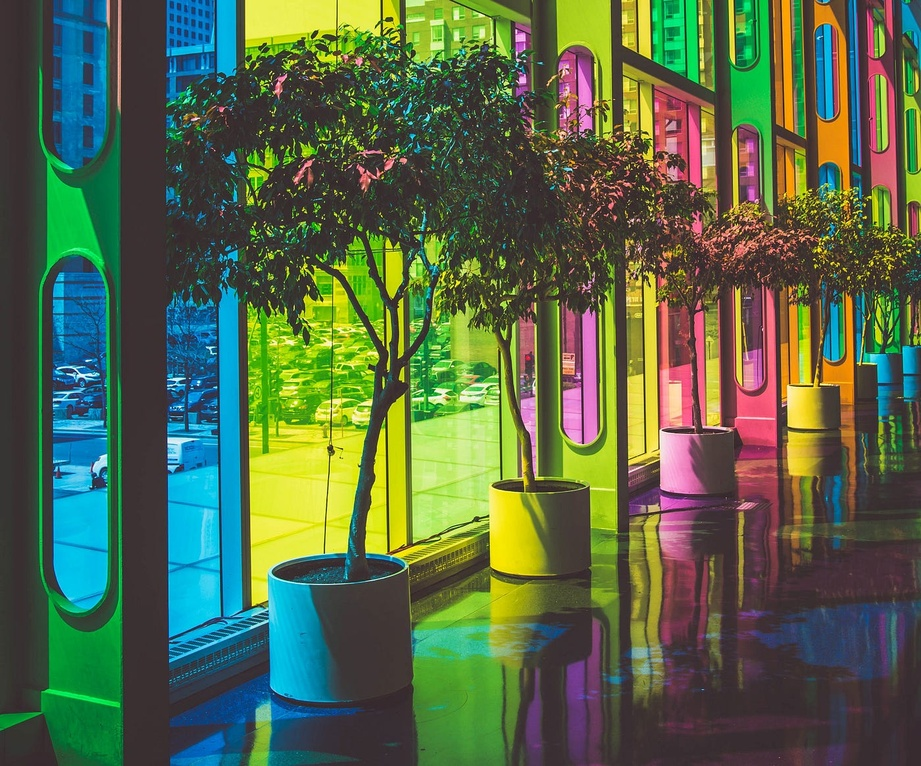
#> input picture Lab-2/img.jpg, 921 x 766 px, shrunk from 1400 x 1165 before the run
$ python main.py
#> lines starting #> are read from the running program, lines starting #| are printed output that depends on the picture; after the words box and inside, x2 and y2 are one past the last pixel; in counts of white or black regions, pixels touching at a corner belong together
import cv2
import matplotlib.pyplot as plt
import numpy as np

img1 = cv2.imread("img.jpg", cv2.IMREAD_COLOR)
#> img1 is the input picture: shape (766, 921, 3); mean B, G, R 72.3, 104.8, 85.8
img2 = cv2.imread("bkg.jpg", cv2.IMREAD_COLOR)
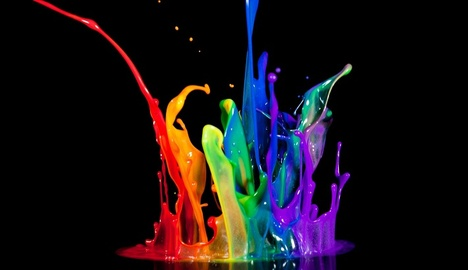
#> input picture Lab-2/bkg.jpg, 468 x 270 px, shrunk from 711 x 410 before the run
#> img2 is the input picture: shape (270, 468, 3); mean B, G, R 23.7, 18.8, 25.5

if img1 is None:
    print("Couldn't read the image ")
if img2 is None:
    print("Couldn't read the image ")

grayScale1 = ((img1[:,:,0] + img1[:,:,1] + img1[:,:,2])/3).astype("uint8")
#better to divide each, no overflow
grayScale2 = (img1[:,:,0] / 3 + img1[:,:,1] / 3 + img1[:,:,2] / 3).astype("uint8")

plt.figure("Arithmetic gray scale",figsize=(12,4))
plt.subplot(1,3,1)
plt.imshow(cv2.cvtColor(img1, cv2.COLOR_BGR2RGB))
plt.title("Original")
plt.axis("off")

plt.subplot(1,3,2)
plt.imshow(grayScale1, cmap = "gray")
plt.title("Gray = (R+G+B)/3")
plt.axis("off")

plt.subplot(1,3,3)
plt.imshow(grayScale2, cmap = "gray")
plt.title("Gray = R/3 + G/3 + B/3")
plt.axis("off")

plt.show()

#ex 2

B, G, R = img1[:,:,0], img1[:,:,1], img1[:,:,2]

gray1 = 0.3 * R + 0.59 * G + 0.11 * B
gray2 = 0.2126 * R + 0.7152 * G + 0.0722 * B
gray3 = 0.299 * R + 0.587 * G + 0.114 * B

plt.figure("Ratio gray scale", figsize=(8,8))
plt.subplot(2,2,1)
plt.imshow(cv2.cvtColor(img1, cv2.COLOR_BGR2RGB))
plt.title("Original")
plt.axis("off")

plt.subplot(2,2,2)
plt.imshow(gray1, cmap = "gray")
plt.title("0.3R + 0.59G + 0.11B")
plt.axis("off")

plt.subplot(2,2,3)
plt.imshow(gray2, cmap = "gray")
plt.title("0.2126R + 0.7152G + 0.0722B")
plt.axis("off")

plt.subplot(2,2,4)
plt.imshow(gray3, cmap = "gray")
plt.title("0.299R + 0.587G + 0.114B")
plt.axis("off")

plt.show()

#ex3 Desaturation
## Gray = (min(R,G,B) + max(R,G,B))/2

grayDesaturation = (np.minimum(B, np.minimum(G,R)) + np.maximum(B,np.maximum(G,R)))/2

plt.figure("Desaturation", figsize=(8,4))
plt.subplot(1,2,1)
plt.imshow(cv2.cvtColor(img1, cv2.COLOR_BGR2RGB))
plt.title("Original")
plt.axis("off")

plt.subplot(1,2,2)
plt.imshow(grayDesaturation, cmap = "gray")
plt.title("Gray desaturation")
plt.axis("off")

plt.show()

#ex-4 Decomposition

# max gray = max (R,G,B)
# min gray = min (R,G,B)

minGray = np.minimum(B, np.minimum(G,R))
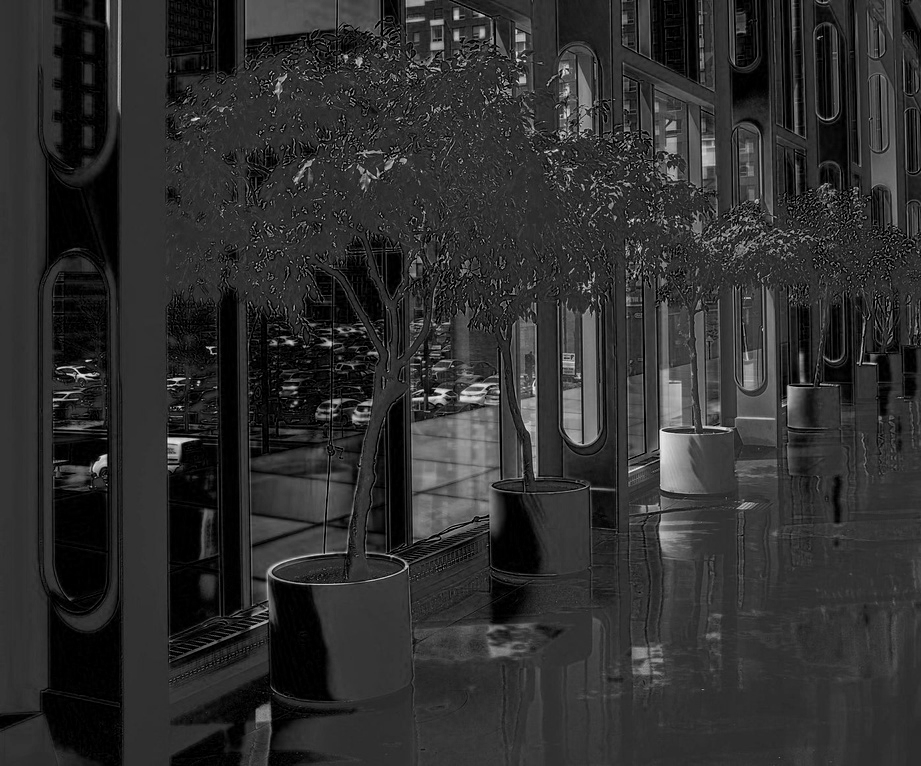
#> minGray: shape (766, 921); min 0, max 246, mean 46.3
maxGray = np.maximum(B, np.maximum(G,R))
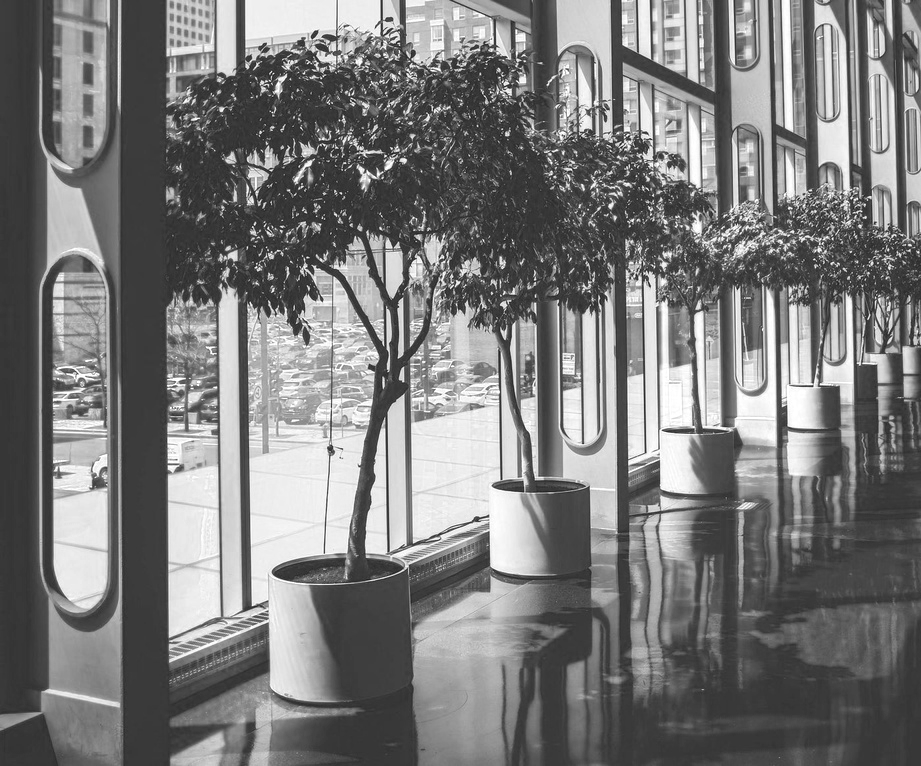
#> maxGray: shape (766, 921); min 19, max 255, mean 122.5


plt.figure("Decomposition", figsize=(8,4))
plt.subplot(1,3,1)
plt.imshow(cv2.cvtColor(img1, cv2.COLOR_BGR2RGB))
plt.title("Original")
plt.axis("off")

plt.subplot(1,3,2)
plt.imshow(minGray, cmap = "gray")
plt.title("Minimum gray - dark")
plt.axis("off")

plt.subplot(1,3,3)
plt.imshow(maxGray, cmap = "gray")
plt.title("Maximum gray - light")
plt.axis("off")

plt.show()

#ex 5 - Single colour channel

grayBlue, grayGreen, grayRed = B, G, R

plt.figure("Single colour channel", figsize=(8,8))
plt.subplot(2,2,1)
plt.imshow(cv2.cvtColor(img1, cv2.COLOR_BGR2RGB))
plt.title("Original")
plt.axis("off")

plt.subplot(2,2,2)
plt.imshow(grayBlue, cmap = "gray")
plt.title("Blue channel - dark")
plt.axis("off")

plt.subplot(2,2,3)
plt.imshow(grayGreen, cmap = "gray")
plt.title("Green channel")
plt.axis("off")

plt.subplot(2,2,4)
plt.imshow(grayRed, cmap = "gray")
plt.title("Red channel - light")
plt.axis("off")
plt.show()
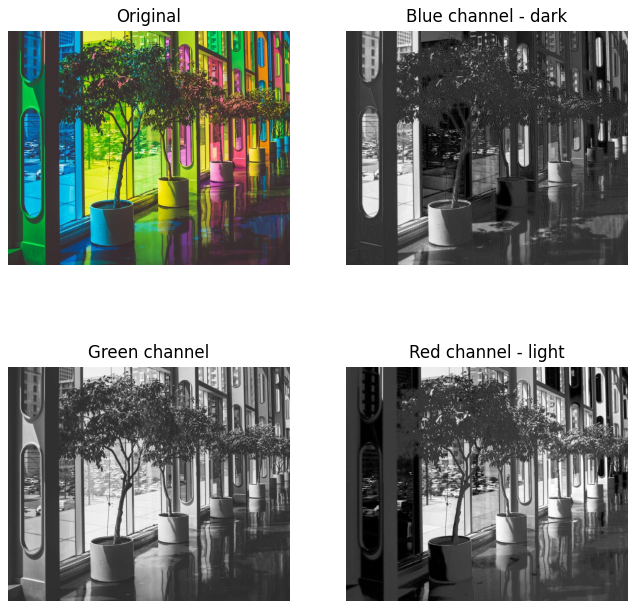
#> figure drawn by matplotlib, 4 panels

#ex 6 - Custom number of grey shades

image = cv2.cvtColor(img1, cv2.COLOR_BGR2GRAY)

p = 8
length = 256 // p

a = np.arange(0, 256, length)
res = np.zeros_like(image)

for i in range(len(a)-1):
    mask = (image >= a[i]) & (image < a[i+1])
    res[mask] = int((a[i]+a[i+1]) / 2)
#> this loop made 7 passes
#> pass 1, `mask = (image >= a[i]) & (image < a[i+1])`:
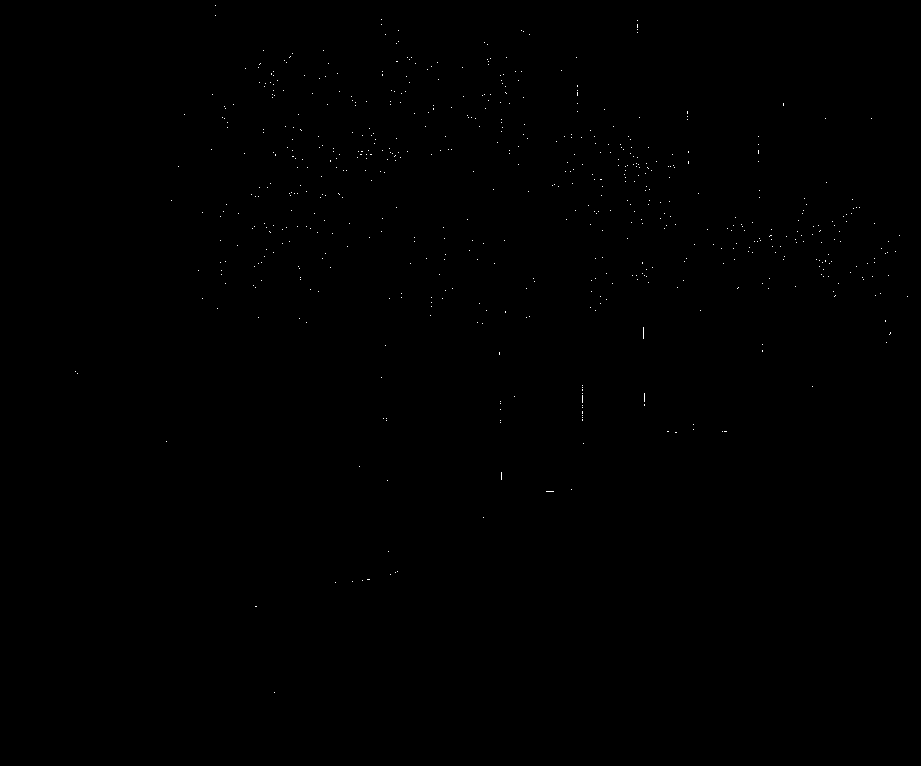
#> mask: shape (766, 921) bool; 0.1% white in thin lines or dots, all inside (x1, y1, x2, y2) = (75, 5, 908, 693)

plt.figure("Shades of gray", figsize=(8,4))
plt.subplot(1,2,1)
plt.imshow(image)
plt.title("Original")
plt.axis("off")

plt.subplot(1,2,2)
plt.imshow(res, cmap="gray")
plt.title(f"Gray of {p} shades")
plt.axis("off")

plt.show()

# ex 7

# Floyd-Steinberg algorithm
h, w = image.shape
#> h = 766; w = 921
cimage = image.astype(float).copy()

for y in range(h):
    for x in range(w):
        old = cimage[y,x]
        if old < 128.0:
            new = 0
        else: new = 255.0

        cimage[y, x] = new
        err = old - new

        if x + 1 < w:
            cimage[y, x + 1] = cimage[y, x + 1] +  err * 7 / 16
        if y + 1 < h and x - 1 >= 0:
            cimage[y + 1, x - 1] = cimage[y + 1, x - 1] + err * 3 / 16
        if y + 1 < h:
            cimage[y + 1, x] = cimage[y + 1, x] + err * 5 / 16
        if y + 1 < h and x + 1 < w:
            cimage[y + 1, x + 1] = cimage[y + 1, x + 1] + err * 1 / 16
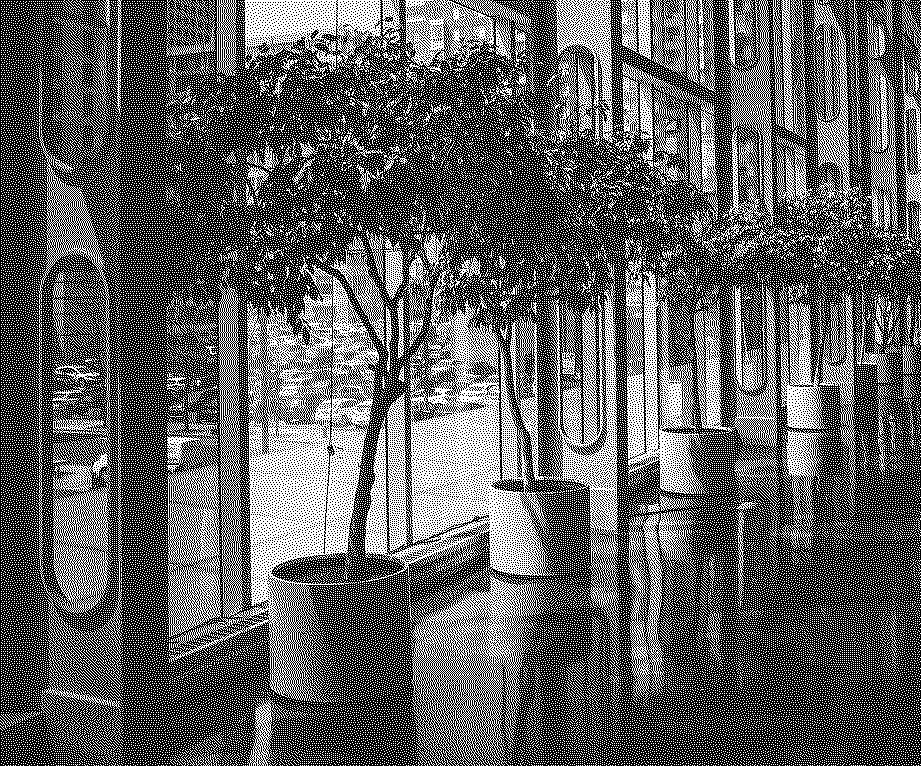
#> cimage: shape (766, 921) float64; 37.4% white in thin lines or dots

imgFloyd = np.clip(cimage, 0, 255).astype("uint8")
#> imgFloyd: shape (766, 921); 37.4% white in thin lines or dots

#Burkes Dithering algorithm

h, w = image.shape
cimage = image.astype(float).copy()

for y in range(h-1):
    for x in range(2, w-2):
        old = cimage[y, x]
        if old < 128.0:
            new = 0
        else: new = 255.0

        cimage[y, x] = new
        err = old - new

        #row y
        if x + 1 < w:
            cimage[y, x + 1] = cimage[y, x + 1] + err * (8 / 32)
        if x + 2 < w:
            cimage[y, x + 2] = cimage[y, x + 2] + err * (4 / 32)

        #row y + 1

        if y + 1 < h:
            if x - 2 >= 0:
                cimage[y + 1, x - 2] = cimage[y + 1, x - 2] + err * (2 / 32)
            if x - 1 >= 0:
                cimage[y + 1, x - 1] = cimage[y + 1, x - 1] + err * (4 / 32)

            cimage[y + 1, x] = cimage[y + 1, x] + err * (8 / 32)
            if x + 1 < w:
                cimage[y + 1, x + 1] = cimage[y + 1, x + 1] +err * (4 / 32)
            if x + 2 < w:
                cimage[y + 1, x + 2] = cimage[y + 1, x + 2] + err * (2 / 32)
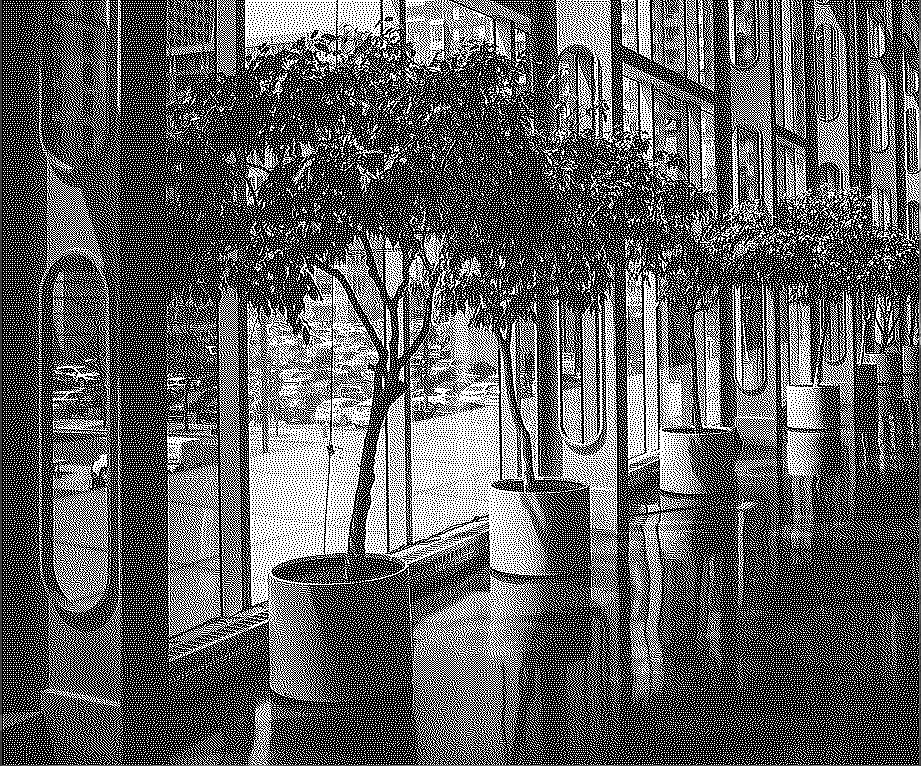
#> cimage: shape (766, 921) float64; min 0, max 255, mean 95.4

imgBurkes = np.clip(cimage, 0, 255).astype("uint8")

plt.figure("Error-diffusuin dithering", figsize=(12,6))
plt.subplot(1,3,1)
plt.imshow(image, cmap="gray")
plt.title("Original")
plt.axis("off")

plt.subplot(1,3,2)
plt.imshow(imgFloyd, cmap="gray")
plt.title("Floyd–Steinberg algorithm ")
plt.axis("off")

plt.subplot(1,3,3)
plt.imshow(imgBurkes, cmap="gray")
plt.title("Burkes Dithering algorithm")
plt.axis("off")

plt.tight_layout()
plt.show()
